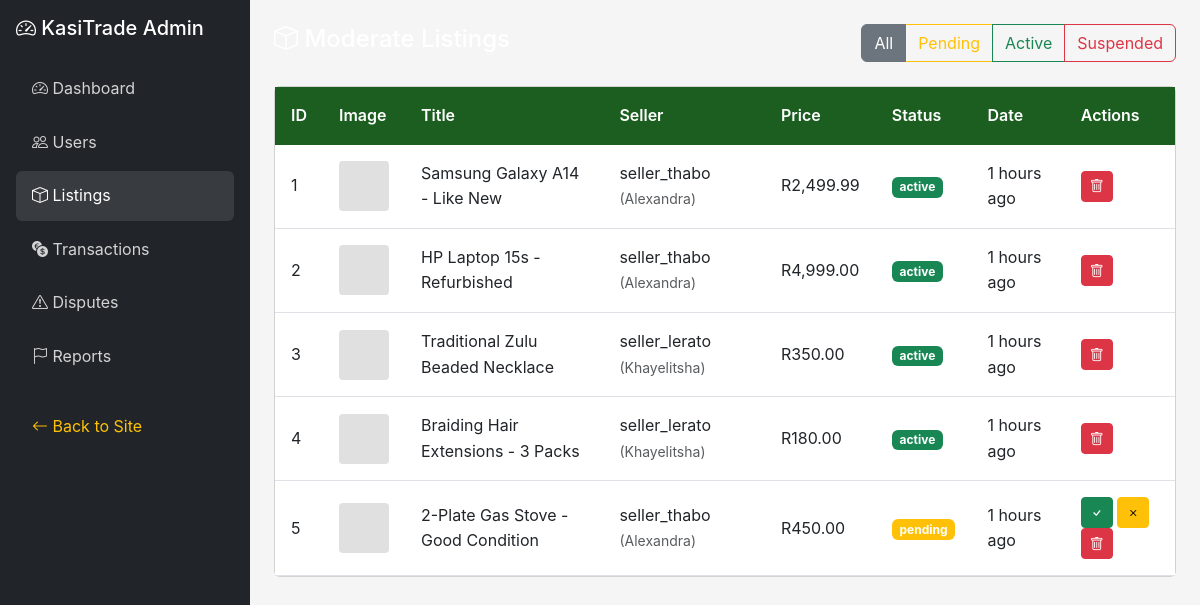
The page /admin/listings.php (signed in) on the database its author committed.
### tables this page shows
CREATE TABLE listings (
    listing_id INT AUTO_INCREMENT PRIMARY KEY,
    seller_id INT NOT NULL,
    title VARCHAR(200) NOT NULL,
    description TEXT,
    price DECIMAL(10, 2) NOT NULL,
    category_id INT NOT NULL,
    condition_status VARCHAR(20) DEFAULT 'new',
    image_paths JSON,
    status ENUM('active', 'pending', 'sold', 'suspended', 'deleted') DEFAULT 'pending',
    view_count INT DEFAULT 0,
    created_at TIMESTAMP DEFAULT CURRENT_TIMESTAMP,
    updated_at TIMESTAMP DEFAULT CURRENT_TIMESTAMP ON UPDATE CURRENT_TIMESTAMP,
    FOREIGN KEY (seller_id) REFERENCES users(user_id) ON DELETE CASCADE,
    FOREIGN KEY (category_id) REFERENCES categories(category_id) ON DELETE RESTRICT
);

CREATE TABLE users (
    user_id INT AUTO_INCREMENT PRIMARY KEY,
    username VARCHAR(50) NOT NULL UNIQUE,
    email VARCHAR(100) NOT NULL UNIQUE,
    password_hash VARCHAR(255) NOT NULL,
    first_name VARCHAR(50) NOT NULL,
    last_name VARCHAR(50) NOT NULL,
    phone_number VARCHAR(20),
    sa_id_number VARCHAR(13),
    id_verified BOOLEAN DEFAULT FALSE,
    profile_image VARCHAR(255),
    township VARCHAR(100) NOT NULL,
    role_id INT NOT NULL,
    is_active BOOLEAN DEFAULT TRUE,
    last_login TIMESTAMP NULL,
    created_at TIMESTAMP DEFAULT CURRENT_TIMESTAMP,
    updated_at TIMESTAMP DEFAULT CURRENT_TIMESTAMP ON UPDATE CURRENT_TIMESTAMP,
    FOREIGN KEY (role_id) REFERENCES roles(role_id) ON DELETE RESTRICT
);

### config/functions.php (called while the page is built, shortened)
<?php
function clean($data) {
    return htmlspecialchars(trim($data), ENT_QUOTES, 'UTF-8');
}
function formatPrice($price) {
    return 'R' . number_format($price, 2);
}
function timeAgo($datetime) {
    $time = strtotime($datetime);
    $now = time();
    $diff = $now - $time;
    if ($diff < 86400) return floor($diff / 3600) . ' hours ago';
    return date('d M Y', $time);
}
?>

### admin/listings.php (the view, shortened to what this page needs)
<?php
require_once '../config/functions.php';
$status_filter = clean($_GET['status'] ?? '');
$params = [];
$where = "WHERE l.status != 'deleted'";
$listings = $pdo->prepare("SELECT l.*, u.username, u.township, c.category_name
                          FROM listings l
                          JOIN users u ON l.seller_id = u.user_id
                          JOIN categories c ON l.category_id = c.category_id
                          $where
                          ORDER BY l.created_at DESC");
$listings->execute($params);
$listings = $listings->fetchAll();
?>
<!DOCTYPE html>
<html lang="en">
<head>
    <link href="https://cdn.jsdelivr.net/npm/bootstrap@5.3.0/dist/css/bootstrap.min.css" rel="stylesheet">
    <link rel="stylesheet" href="https://cdn.jsdelivr.net/npm/bootstrap-icons@1.10.0/font/bootstrap-icons.css">
    <link rel="stylesheet" href="../assets/css/style.css">
</head>
<body>
    <div class="admin-layout">
        <nav class="admin-sidebar bg-dark text-white">
            <div class="p-3">
                <h5 class="mb-4"><i class="bi bi-speedometer2"></i> KasiTrade Admin</h5>
                <ul class="nav nav-pills flex-column">
                    <li class="nav-item"><a class="nav-link" href="dashboard.php"><i class="bi bi-speedometer2"></i> Dashboard</a></li>
                    <li class="nav-item"><a class="nav-link" href="users.php"><i class="bi bi-people"></i> Users</a></li>
                    <li class="nav-item"><a class="nav-link active" href="listings.php"><i class="bi bi-box"></i> Listings</a></li>
                    <li class="nav-item"><a class="nav-link" href="transactions.php"><i class="bi bi-currency-exchange"></i> Transactions</a></li>
                    <li class="nav-item"><a class="nav-link" href="disputes.php"><i class="bi bi-exclamation-triangle"></i> Disputes</a></li>
                    <li class="nav-item"><a class="nav-link" href="reports.php"><i class="bi bi-flag"></i> Reports</a></li>
                    <li class="nav-item mt-3"><a class="nav-link text-warning" href="../index.php"><i class="bi bi-arrow-left"></i> Back to Site</a></li>
                </ul>
            </div>
        </nav>
        <main class="admin-main p-4">
            <div class="d-flex justify-content-between align-items-center mb-4">
                <h4><i class="bi bi-box"></i> Moderate Listings</h4>
                <div class="btn-group">
                    <a href="?status=" class="btn btn-outline-secondary <?= !$status_filter ? 'active' : '' ?>">All</a>
                    <a href="?status=pending" class="btn btn-outline-warning <?= $status_filter === 'pending' ? 'active' : '' ?>">Pending</a>
                    <a href="?status=active" class="btn btn-outline-success <?= $status_filter === 'active' ? 'active' : '' ?>">Active</a>
                    <a href="?status=suspended" class="btn btn-outline-danger <?= $status_filter === 'suspended' ? 'active' : '' ?>">Suspended</a>
                </div>
            </div>
            <div class="card">
                <div class="card-body p-0">
                    <div class="table-responsive">
                        <table class="table table-hover mb-0">
                            <thead class="table-dark">
                                <tr>
                                    <th>ID</th>
                                    <th>Image</th>
                                    <th>Title</th>
                                    <th>Seller</th>
                                    <th>Price</th>
                                    <th>Status</th>
                                    <th>Date</th>
                                    <th>Actions</th>
                                </tr>
                            </thead>
                            <tbody>
                                <?php foreach ($listings as $l): ?>
                                <tr>
                                    <td><?= $l['listing_id'] ?></td>
                                    <td>
                                        <img src="<?= $l['image_paths'] ? json_decode($l['image_paths'])[0] : '../assets/images/no-image.jpg' ?>"
                                             style="width: 50px; height: 50px; object-fit: cover; border-radius: 4px;"
                                             onerror="this.src='../assets/images/no-image.jpg'">
                                    </td>
                                    <td><?= clean($l['title']) ?></td>
                                    <td><?= clean($l['username']) ?> <small class="text-muted">(<?= clean($l['township']) ?>)</small></td>
                                    <td><?= formatPrice($l['price']) ?></td>
                                    <td>
                                        <span class="badge bg-<?= $l['status'] === 'active' ? 'success' : ($l['status'] === 'pending' ? 'warning' : 'danger') ?>">
                                            <?= $l['status'] ?>
                                        </span>
                                    </td>
                                    <td><?= timeAgo($l['created_at']) ?></td>
                                    <td>
                                        <form method="POST" class="d-inline">
                                            <?php if ($l['status'] === 'pending'): ?>
                                            <button type="submit" name="action" value="approve" class="btn btn-sm btn-success"><i class="bi bi-check"></i></button>
                                            <button type="submit" name="action" value="reject" class="btn btn-sm btn-warning"><i class="bi bi-x"></i></button>
                                            <?php endif; ?>
                                            <button type="submit" name="action" value="delete" class="btn btn-sm btn-danger" onclick="return confirm('Delete?')"><i class="bi bi-trash"></i></button>
                                        </form>
                                    </td>
                                </tr>
                                <?php endforeach; ?>
                            </tbody>
                        </table>
                    </div>
                </div>
            </div>
        </main>
    </div>
</body>
</html>

### assets/css/style.css (style rules this page uses)
:root { --kasitrade-primary: #1B5E20; --kasitrade-secondary: #FF6F00; --kasitrade-accent: #FFD600; --kasitrade-dark: #ffffff; --kasitrade-light: #F5F5F5; --success: #2E7D32; --warning: #F9A825; --danger: #C62828; --info: #0277BD; --font-primary: -apple-system, BlinkMacSystemFont, 'Segoe UI', Roboto, 'Helvetica Neue', Arial, sans-serif; --touch-target-min: 44px; --shadow-sm: 0 1px 2px rgba(0,0,0,0.1); --shadow-md: 0 2px 4px rgba(0,0,0,0.15); --shadow-lg: 0 4px 8px rgba(0,0,0,0.2); }
* { box-sizing: border-box; margin: 0; padding: 0; }
html { font-size: 16px; -webkit-font-smoothing: antialiased; }
body { font-family: var(--font-primary); line-height: 1.6; color: var(--kasitrade-dark); background-color: var(--kasitrade-light); overflow-x: hidden; min-height: 100vh; display: flex; flex-direction: column; }
main { flex: 1; }
.admin-layout { display: flex; min-height: 100vh; }
.admin-sidebar { width: 250px; min-height: 100vh; position: fixed; left: 0; top: 0; overflow-y: auto; }
.admin-sidebar .nav-link { color: rgba(255,255,255,0.8); padding: 0.75rem 1rem; border-radius: 0.375rem; margin-bottom: 0.25rem; }
.admin-sidebar .nav-link:hover, .admin-sidebar .nav-link.active { color: white; background-color: rgba(255,255,255,0.1); }
.admin-main { margin-left: 250px; flex: 1; min-height: 100vh; }
.table thead th { background-color: var(--kasitrade-primary); color: white; font-weight: 600; border: none; padding: 1rem; }
.table tbody td { padding: 1rem; vertical-align: middle; }

### rows shown on the page
listings: listing_id "1", title "Samsung Galaxy A14 - Like New", seller.username "seller_thabo", seller.township "Alexandra", price "R2,499.99", status "active", created_at "1 hours ago"
listings: listing_id "2", title "HP Laptop 15s - Refurbished", seller.username "seller_thabo", seller.township "Alexandra", price "R4,999.00", status "active", created_at "1 hours ago"
listings: listing_id "3", title "Traditional Zulu Beaded Necklace", seller.username "seller_lerato", seller.township "Khayelitsha", price "R350.00", status "active", created_at "1 hours ago"
listings: listing_id "4", title "Braiding Hair Extensions - 3 Packs", seller.username "seller_lerato", seller.township "Khayelitsha", price "R180.00", status "active", created_at "1 hours ago"
listings: listing_id "5", title "2-Plate Gas Stove - Good Condition", seller.username "seller_thabo", seller.township "Alexandra", price "R450.00", status "pending", created_at "1 hours ago"
